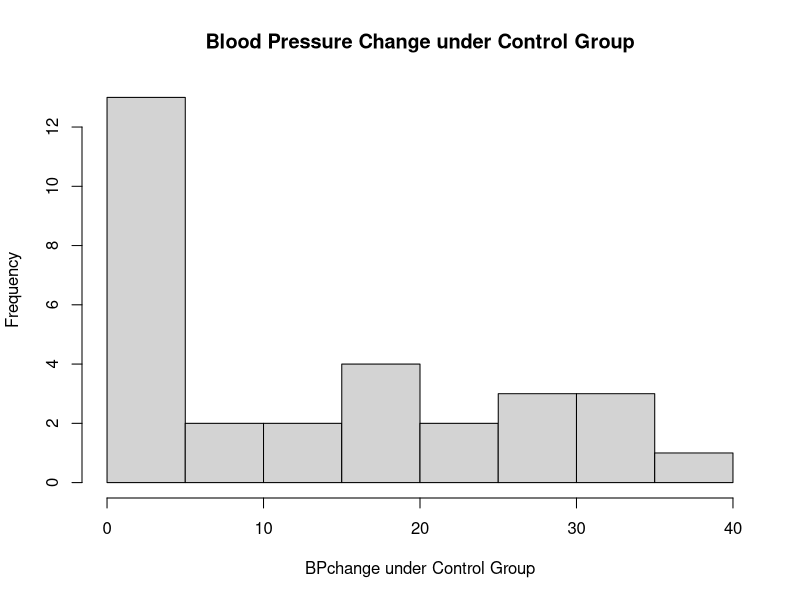
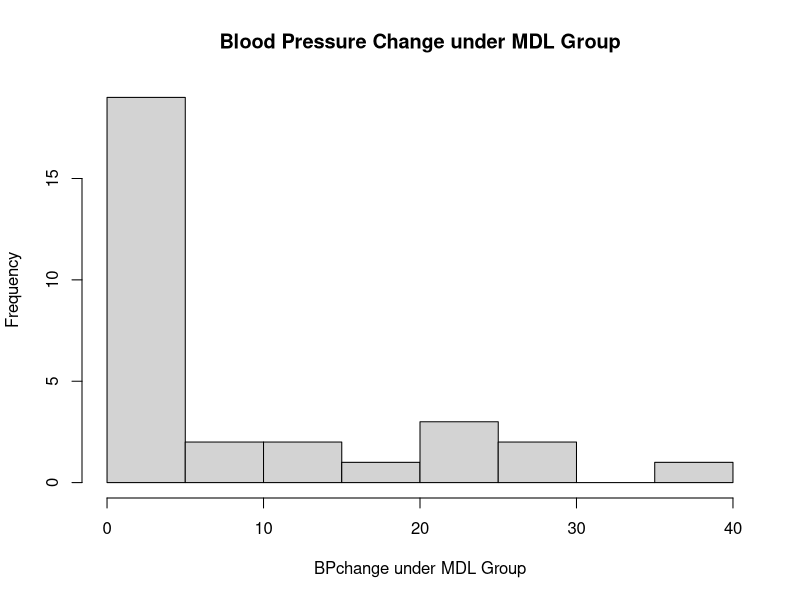
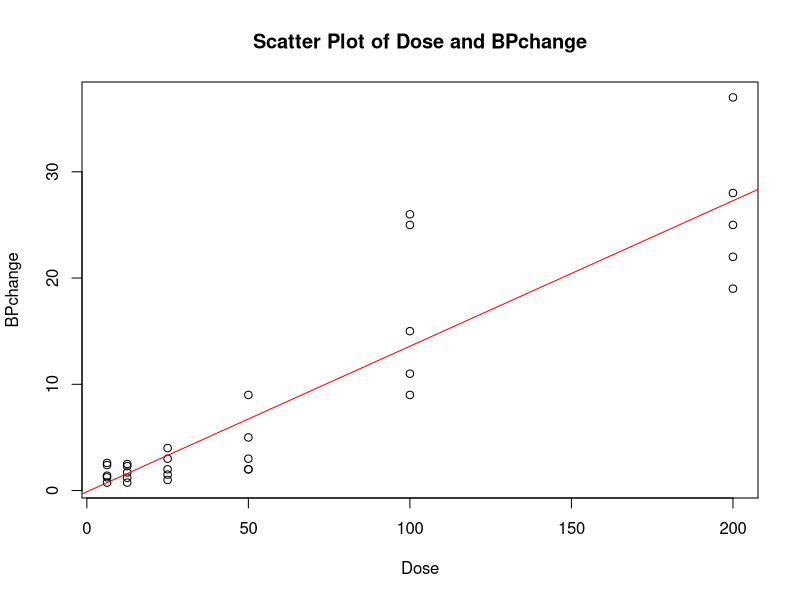
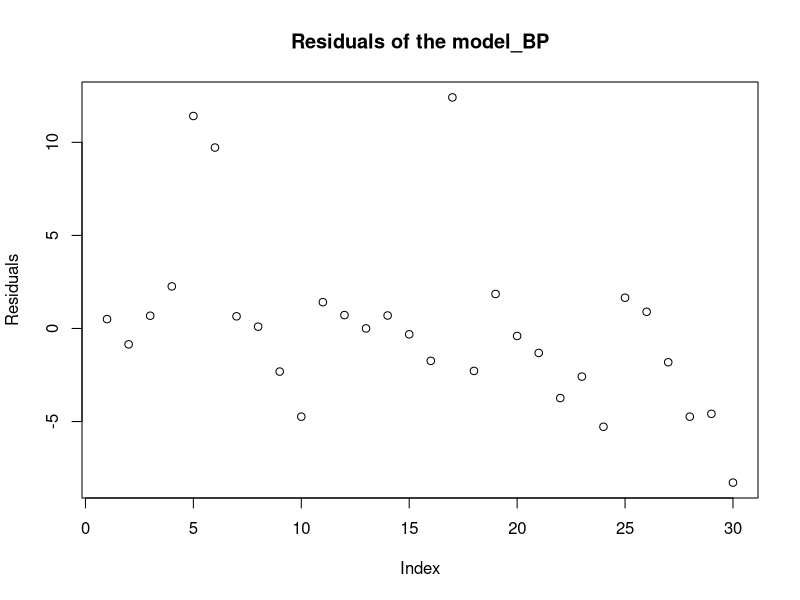
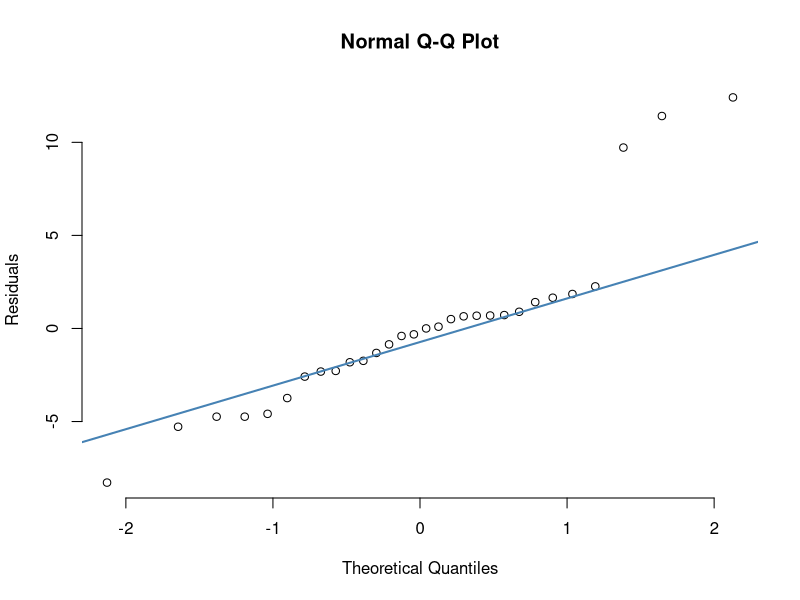

Source code (R) for these figures, in order:
## ---- chunk 1
knitr::opts_chunk$set(echo = TRUE)
## ---- chunk 2
library(MASS)
data(Rabbit)
## ---- chunk 3
rabbitCon<-Rabbit[Rabbit$Treatment == 'Control',]
head(rabbitCon,n=10)
## ---- chunk 4
set.seed(457)  # DO NOT change
group<-sample(2,30,replace = T)
group
BP_V1<-rabbitCon$BPchange[group ==1]
BP_V1
length(BP_V1)
BP_V2<-rabbitCon$BPchange[group ==2]
BP_V2
length(BP_V2)

## ---- chunk 5
mean(BP_V1)
sd(BP_V1)
mean(BP_V2)
sd(BP_V2)

CI_V1<-c(mean(BP_V1)-1.96*sd(BP_V1),mean(BP_V1)+1.96*sd(BP_V1))
CI_V1
CI_V2<-c(mean(BP_V2)-1.96*sd(BP_V2),mean(BP_V2)+1.96*sd(BP_V2))
CI_V2

## ---- chunk 6

find_CI<-function(x){
c(mean(x)-1.96*sd(x),mean(x)+1.96*sd(x))
}
find_CI(BP_V1)#test! first value is the lower bound, second value is the upper bound.
## ---- chunk 7
rabbitMDL<-Rabbit[Rabbit$Treatment == 'MDL',]
head(rabbitMDL)
hist(rabbitCon$BPchange, xlab = "BPchange under Control Group", 
     main="Blood Pressure Change under Control Group")
hist(rabbitMDL$BPchange,xlab = "BPchange under MDL Group", 
     main="Blood Pressure Change under MDL Group")
## ---- chunk 8
model_BP<-lm(BPchange~Dose, data = rabbitMDL)
summary(model_BP)
plot(x=rabbitMDL$Dose, y = rabbitMDL$BPchange,xlab='Dose',ylab = 'BPchange',
     main = 'Scatter Plot of Dose and BPchange')
abline(model_BP$coefficients[1],model_BP$coefficients[2],col = 'red')
plot(model_BP$residuals, ylab = 'Residuals', main = 'Residuals of the model_BP' )
#Draw the quantile-quantile plot to see whether the residuals follow normal distribution
qqnorm(model_BP$residuals, ylab= 'Residuals',pch = 1, frame = FALSE)
qqline(model_BP$residuals, col = "steelblue", lwd = 2)

## ---- chunk 9
tvalue <- qt(1-0.05/2,nrow(rabbitMDL)-2)
CI_Dose<-c(0.13694-tvalue* 0.01246,0.13694+tvalue* 0.01246)#Estimate Std = 0.13694; Std.Error = 0.01246
CI_Dose#first value is the lower bound of 95% CI, second value is the upper bound.
                                                 
